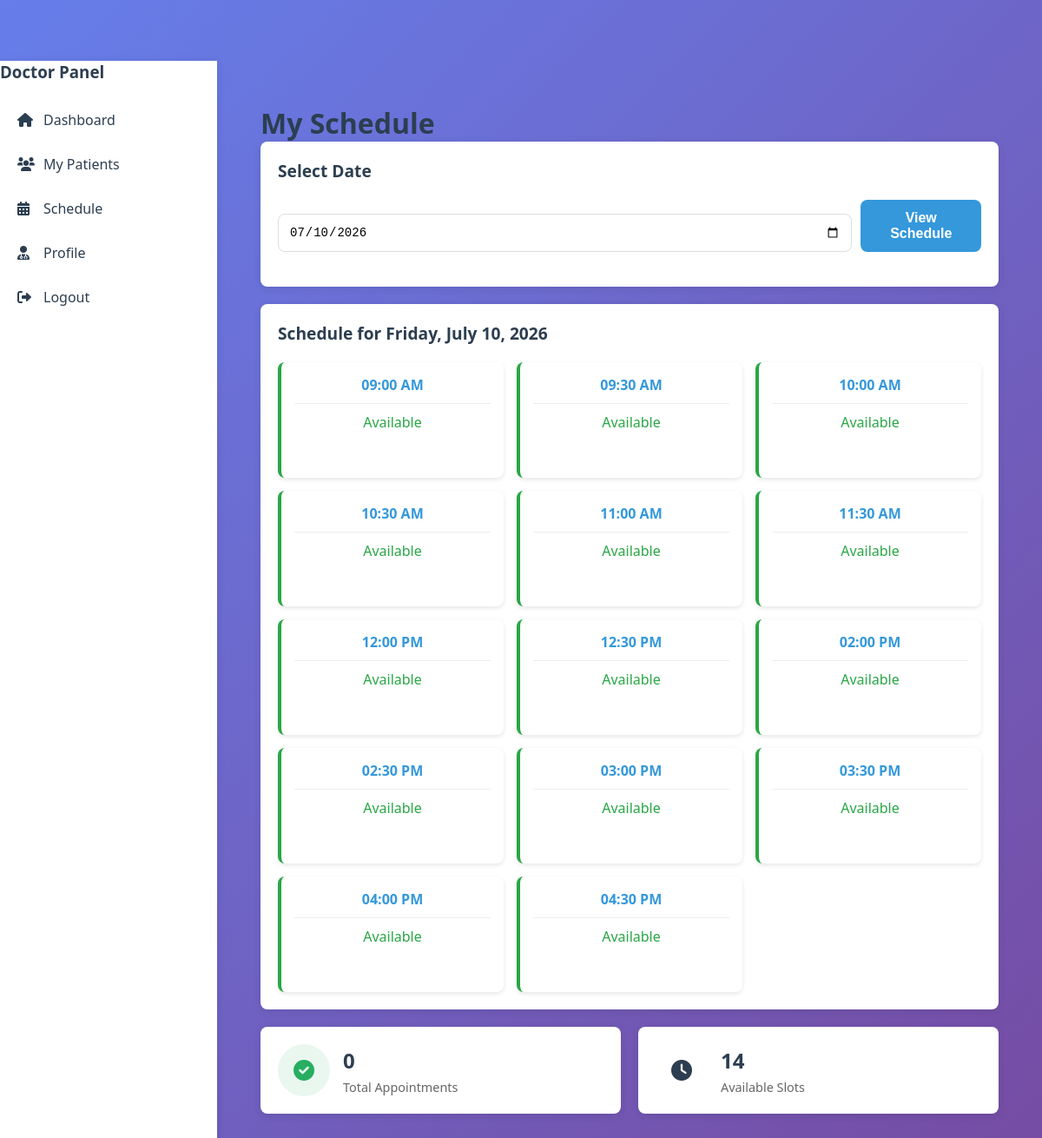
The app's page /doctor/schedule.php (signed in) with its own data.
### tables this page shows
CREATE TABLE time_slots (
    id INT PRIMARY KEY AUTO_INCREMENT,
    slot_time TIME NOT NULL,
    is_active BOOLEAN DEFAULT TRUE
);

### doctor/schedule.php (the view, shortened to what this page needs)
<?php
$database = new Database();
$db = $database->getConnection();
$query = "SELECT id FROM doctors WHERE user_id = :user_id";
$stmt = $db->prepare($query);
$stmt->bindParam(':user_id', $_SESSION['user_id']);
$stmt->execute();
$doctor = $stmt->fetch(PDO::FETCH_ASSOC);
$doctor_id = $doctor['id'];
$selected_date = $_GET['date'] ?? date('Y-m-d');
$query = "SELECT a.*,
          p.user_id as patient_user_id,
          u.full_name as patient_name,
          u.phone as patient_phone,
          u.email as patient_email,
          ts.slot_time
          FROM appointments a
          JOIN patients p ON a.patient_id = p.id
          JOIN users u ON p.user_id = u.id
          JOIN time_slots ts ON a.time_slot_id = ts.id
          WHERE a.doctor_id = :doctor_id AND a.appointment_date = :date
          ORDER BY ts.slot_time ASC";
$stmt = $db->prepare($query);
$stmt->bindParam(':doctor_id', $doctor_id);
$stmt->bindParam(':date', $selected_date);
$stmt->execute();
$appointments = $stmt->fetchAll(PDO::FETCH_ASSOC);
$query = "SELECT * FROM time_slots WHERE is_active = TRUE ORDER BY slot_time";
$stmt = $db->prepare($query);
$stmt->execute();
$time_slots = $stmt->fetchAll(PDO::FETCH_ASSOC);
$booked_slots = [];
?>
<!DOCTYPE html>
<html lang="en">
<head>
    <link rel="stylesheet" href="../assets/css/style.css">
    <link rel="stylesheet" href="https://cdnjs.cloudflare.com/ajax/libs/font-awesome/6.0.0/css/all.min.css">
</head>
<body>
    <div class="dashboard">
        <aside class="sidebar">
            <div class="sidebar-header">
                <h3>Doctor Panel</h3>
            </div>
            <ul class="sidebar-menu">
                <li><a href="dashboard.php"><i class="fas fa-home"></i> Dashboard</a></li>
                <li><a href="my-patients.php"><i class="fas fa-users"></i> My Patients</a></li>
                <li><a href="schedule.php" class="active"><i class="fas fa-calendar-alt"></i> Schedule</a></li>
                <li><a href="profile.php"><i class="fas fa-user-md"></i> Profile</a></li>
                <li><a href="../logout.php"><i class="fas fa-sign-out-alt"></i> Logout</a></li>
            </ul>
        </aside>
        <main class="main-content">
            <div class="container">
                <h1>My Schedule</h1>
                <div class="card">
                    <div class="card-header">
                        <h3 class="card-title">Select Date</h3>
                    </div>
                    <form method="GET" action="" class="date-selector">
                        <div class="form-group">
                            <input type="date" name="date" id="date" class="form-control"
                                   value="<?php echo $selected_date; ?>"
                                   min="<?php echo date('Y-m-d'); ?>">
                            <button type="submit" class="btn btn-primary">View Schedule</button>
                        </div>
                    </form>
                </div>
                <div class="card">
                    <div class="card-header">
                        <h3 class="card-title">
                            Schedule for <?php echo date('l, F j, Y', strtotime($selected_date)); ?>
                        </h3>
                    </div>
                    <div class="schedule-grid">
                        <?php foreach($time_slots as $slot): ?>
                        <div class="schedule-slot <?php echo in_array($slot['id'], $booked_slots) ? 'booked' : 'available'; ?>">
                            <div class="slot-time">
                                <?php echo date('h:i A', strtotime($slot['slot_time'])); ?>
                            </div>
                            <div class="slot-status">
                                <?php if(in_array($slot['id'], $booked_slots)): ?>
                                    <?php
                                    $appointment = array_filter($appointments, function($a) use ($slot) {
                                        return $a['time_slot_id'] == $slot['id'];
                                    });
                                    $appointment = reset($appointment);
                                    ?>
                                    <span class="badge badge-<?php echo $appointment['status']; ?>">
                                        <?php echo ucfirst($appointment['status']); ?>
                                    </span>
                                    <div class="patient-name">
                                        <?php echo $appointment['patient_name']; ?>
                                    </div>
                                    <div class="slot-actions">
                                        <a href="view-appointment.php?id=<?php echo $appointment['id']; ?>"
                                           class="btn btn-sm btn-primary">View</a>
                                    </div>
                                <?php else: ?>
                                    <span class="available-text">Available</span>
                                <?php endif; ?>
                            </div>
                        </div>
                        <?php endforeach; ?>
                    </div>
                </div>
                <div class="stats-grid" style="grid-template-columns: repeat(2, 1fr);">
                    <div class="stat-card">
                        <div class="stat-icon success">
                            <i class="fas fa-check-circle"></i>
                        </div>
                        <div class="stat-info">
                            <h3><?php echo count($appointments); ?></h3>
                            <p>Total Appointments</p>
                        </div>
                    </div>
                    <div class="stat-card">
                        <div class="stat-icon info">
                            <i class="fas fa-clock"></i>
                        </div>
                        <div class="stat-info">
                            <h3><?php echo count($time_slots) - count($appointments); ?></h3>
                            <p>Available Slots</p>
                        </div>
                    </div>
                </div>
            </div>
        </main>
    </div>
</body>
</html>

### assets/css/style.css (style rules this page uses)
:root { --primary-color: #2c3e50; --secondary-color: #3498db; --success-color: #27ae60; --danger-color: #e74c3c; --warning-color: #f39c12; --light-bg: #ecf0f1; --dark-text: #2c3e50; --border-radius: 8px; --box-shadow: 0 2px 10px rgba(0,0,0,0.1); }
* { margin: 0; padding: 0; box-sizing: border-box; }
body { font-family: 'Segoe UI', Tahoma, Geneva, Verdana, sans-serif; background: linear-gradient(135deg, #667eea 0%, #764ba2 100%); min-height: 100vh; color: var(--dark-text); }
.container { max-width: 1200px; margin: 0 auto; padding: 20px; }
.form-group { margin-bottom: 20px; }
.form-control { width: 100%; padding: 12px; border: 1px solid #ddd; border-radius: var(--border-radius); font-size: 14px; transition: border-color 0.3s; }
.btn { padding: 12px 24px; border: none; border-radius: var(--border-radius); cursor: pointer; font-size: 16px; font-weight: 600; transition: all 0.3s; }
.btn-primary { background: var(--secondary-color); color: white; }
.dashboard { display: flex; min-height: 100vh; padding-top: 70px; }
.sidebar { width: 250px; background: white; box-shadow: var(--box-shadow); position: fixed; left: 0; top: 70px; bottom: 0; overflow-y: auto; }
.sidebar-menu { list-style: none; padding: 20px 0; }
.sidebar-menu li { margin-bottom: 5px; }
.sidebar-menu a { display: flex; align-items: center; padding: 12px 20px; color: var(--dark-text); text-decoration: none; transition: all 0.3s; }
.sidebar-menu i { margin-right: 10px; width: 20px; }
.main-content { flex: 1; margin-left: 250px; padding: 30px; }
.card { background: white; border-radius: var(--border-radius); box-shadow: var(--box-shadow); padding: 20px; margin-bottom: 20px; }
.card-header { display: flex; justify-content: space-between; align-items: center; margin-bottom: 20px; }
.card-title { font-size: 1.2rem; font-weight: 600; }
.stats-grid { display: grid; grid-template-columns: repeat(auto-fit, minmax(250px, 1fr)); gap: 20px; margin-bottom: 30px; }
.stat-card { background: white; border-radius: var(--border-radius); padding: 20px; display: flex; align-items: center; box-shadow: var(--box-shadow); }
.stat-icon { width: 60px; height: 60px; border-radius: 50%; display: flex; align-items: center; justify-content: center; margin-right: 15px; font-size: 24px; }
.stat-icon.success { background: rgba(39, 174, 96, 0.1); color: var(--success-color); }
.stat-info h3 { font-size: 1.5rem; margin-bottom: 5px; }
.stat-info p { color: #666; font-size: 0.9rem; }

### doctor/schedule.php (style rules this page uses)
.date-selector .form-group { display: flex; gap: 10px; align-items: flex-end; }
.schedule-grid { display: grid; grid-template-columns: repeat(auto-fill, minmax(200px, 1fr)); gap: 15px; margin-top: 20px; }
.schedule-slot { background: white; border-radius: var(--border-radius); padding: 15px; text-align: center; box-shadow: 0 2px 5px rgba(0,0,0,0.1); transition: transform 0.3s; }
.schedule-slot.available { border-left: 4px solid #28a745; }
.slot-time { font-weight: bold; color: var(--secondary-color); margin-bottom: 10px; padding-bottom: 10px; border-bottom: 1px solid #eee; }
.slot-status { min-height: 60px; }
.available-text { color: #28a745; font-weight: 500; }

### records on screen
time_slots: slot_time "09:00 AM", shows "Available"
time_slots: slot_time "09:30 AM", shows "Available"
time_slots: slot_time "10:00 AM", shows "Available"
time_slots: slot_time "10:30 AM", shows "Available"
time_slots: slot_time "11:00 AM", shows "Available"
time_slots: slot_time "11:30 AM", shows "Available"
time_slots: slot_time "12:00 PM", shows "Available"
time_slots: slot_time "12:30 PM", shows "Available"
time_slots: slot_time "02:00 PM", shows "Available"
time_slots: slot_time "02:30 PM", shows "Available"
time_slots: slot_time "03:00 PM", shows "Available"
time_slots: slot_time "03:30 PM", shows "Available"
time_slots: slot_time "04:00 PM", shows "Available"
time_slots: slot_time "04:30 PM", shows "Available"

### other values on screen
count($appointments) "0"
count($time_slots) - count($appointments) "14"
